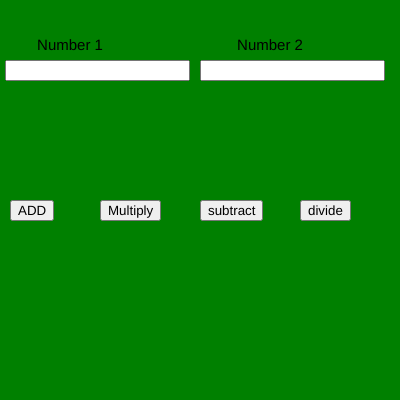
Frame 1 (no input)
Frame 60 (no input): identical to frame 1, image omitted
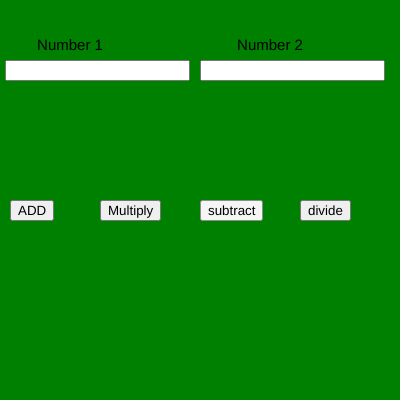
Frame 120 (the mouse pressed at the canvas centre since frame 60)

The p5.js sketch that drew these frames (run headless with seeded random() and noise() and a simulated clock; from frame 60 on, the mouse is pressed at the canvas centre):

// p5.js sketch
// ── sketch.js
var n1,n2;
var b1,b2,b3,b4;

function setup() {
  
  createCanvas(400, 400);
  
  num1 = createInput();
  num1.position(5, 60);
  
  num2 = createInput();
  num2.position(200, 60);
  
  b1 = createButton("ADD");
  b1.position(10, 200);
  b1.mousePressed(add);
  
  b2 = createButton("Multiply");
  b2.position(100, 200);
  b2.mousePressed(mul);
  
  b3 = createButton("subtract");
  b3.position(200, 200);
  b3.mousePressed(sub);

  b4= createButton("divide");
  b4.position(300, 200);
  b4.mousePressed(div)

  textAlign(CENTER);
  textSize(15);
}

function draw() {
  background("green")
  text("Number 1",70,50)
  text("Number 2",270,50)
  n1=parseInt(num1.value());
  n2=parseInt(num2.value());
}
function add(){
console.log(n1+n2)
}
function mul(){
  console.log(n1*n2)
}

function sub(){
  console.log(n1-n2)
}

function div(){
  console.log(n1/n2)
}
